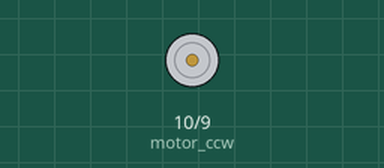
Recording of a sketch running on a simulated Arduino Uno, built with avr-gcc and run on an emulated ATmega328P. Parts: motor-driver pin pairs drawn as motors (green arrow = first pin HIGH = forward, orange = second pin HIGH = backward, longer = more drive).

Above: at 0.15 s.
At 19.69 s:
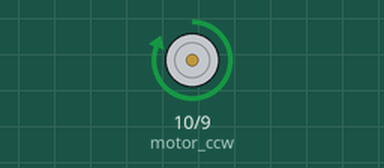
At 39.11 s:
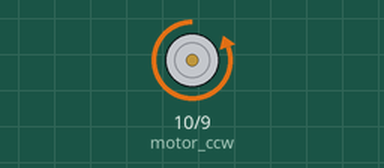
Timing chart, 0 to 40.0 s (numbered marks = the images above):
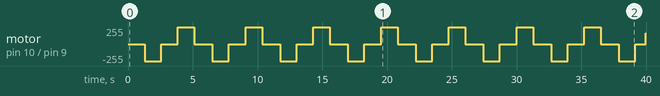

Measured:
- by itself, motor on pin 10 (motor_ccw) / pin 9 (motor_cw): stopped → backward 255/255 at 1.3 s, → stopped 1.3 s later, → forward 255/255 1.3 s later, → stopped 1.3 s later, … (31 changes in this stretch)

The sketch:

motor-arduino.ino
```cpp
int motor_cw = 9;
int motor_ccw = 10;

void setup() {
  pinMode(motor_cw, OUTPUT);
  pinMode(motor_ccw, OUTPUT);
}

void loop() {

  // Speed up clockwise
  for(int val = 0; val <= 255; val +=1) {
    analogWrite(motor_cw, val);
    delay(5);
  }

  // Speed down clockwise
  for(int val = 255; val >= 0; val -=1) {
    analogWrite(motor_cw, val);
    delay(5);
  }

  // Speed up counter-clockwise

  for(int val = 0; val <= 255; val +=1) {
    analogWrite(motor_ccw, val);
    delay(5);
  }

  // Speed down counter-clockwise
  for(int val = 255; val >= 0; val -=1) {
    analogWrite(motor_ccw, val);
    delay(5);
  }

  delay(100);

}
```
